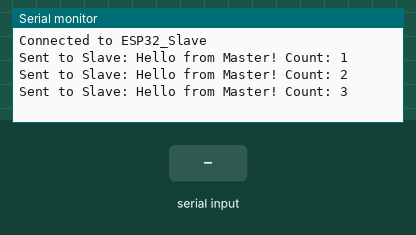
This sketch was run on a simulated ESP32. Shown: the last lines printed to the serial monitor. Inputs (shaded band) come from the test bench. Nothing arrives over Bluetooth unless stated.

Above: at 4.8 s.
4.9 s: "1\n" received over the second serial link
At 6.4 s:
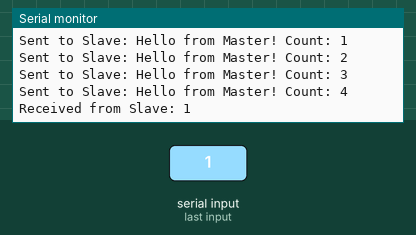
7.6 s: "0\n" received over the second serial link
At 9.2 s:
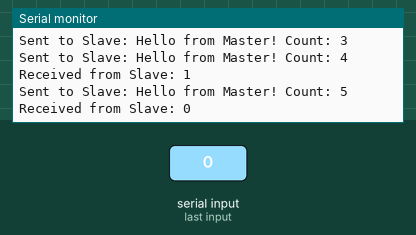
10.3 s: "2\n" received over the second serial link
At 13.5 s:
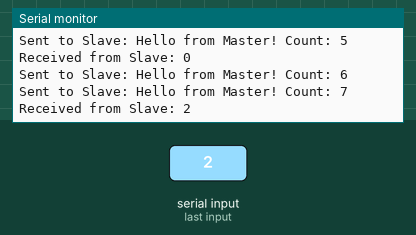
Timing chart, 0 to 15.0 s (numbered marks = the images above; inputs shaded):
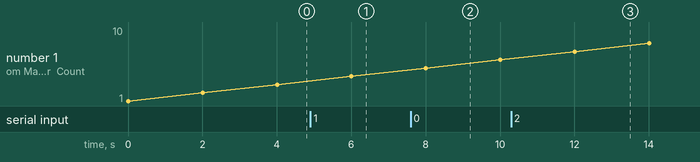

The sketch:

bluetooth_master.ino
```cpp
#include <BluetoothSerial.h>

// Create a BluetoothSerial object for Bluetooth communication
BluetoothSerial SerialBT;

// Counter for sent messages
int counter = 1;

void setup() {
  Serial.begin(115200);
  SerialBT.begin("ESP32_Master", true); // Enable Master mode
  Serial.println("ESP32 Master Bluetooth Serial Started. Discoverable as ESP32_Master.");

  // Try to connect to the slave
  while (!SerialBT.connect("ESP32_Slave")) {
    Serial.println("Trying to connect to ESP32_Slave...");
    delay(1000);
  }
  Serial.println("Connected to ESP32_Slave");
}

void loop() {
  // Create a message with the counter value
  String message = "Hello from Master! Count: " + String(counter++);
  SerialBT.println(message); // Send the message to the slave
  Serial.println("Sent to Slave: " + message);

  // Check for a response from the slave
  if (SerialBT.available()) {
    String response = SerialBT.readStringUntil('\n');
    Serial.println("Received from Slave: " + response);
  }

  delay(2000); // Send every 2 seconds
}
```

Measured:
- after the input at 4.9 s, the serial monitor: prints a new line after 1.1 s (image 1)
- after the input at 7.6 s, the serial monitor: prints a new line after 0.41 s (image 2)
- after the input at 10.3 s, the serial monitor: prints a new line after 1.7 s (image 3)
